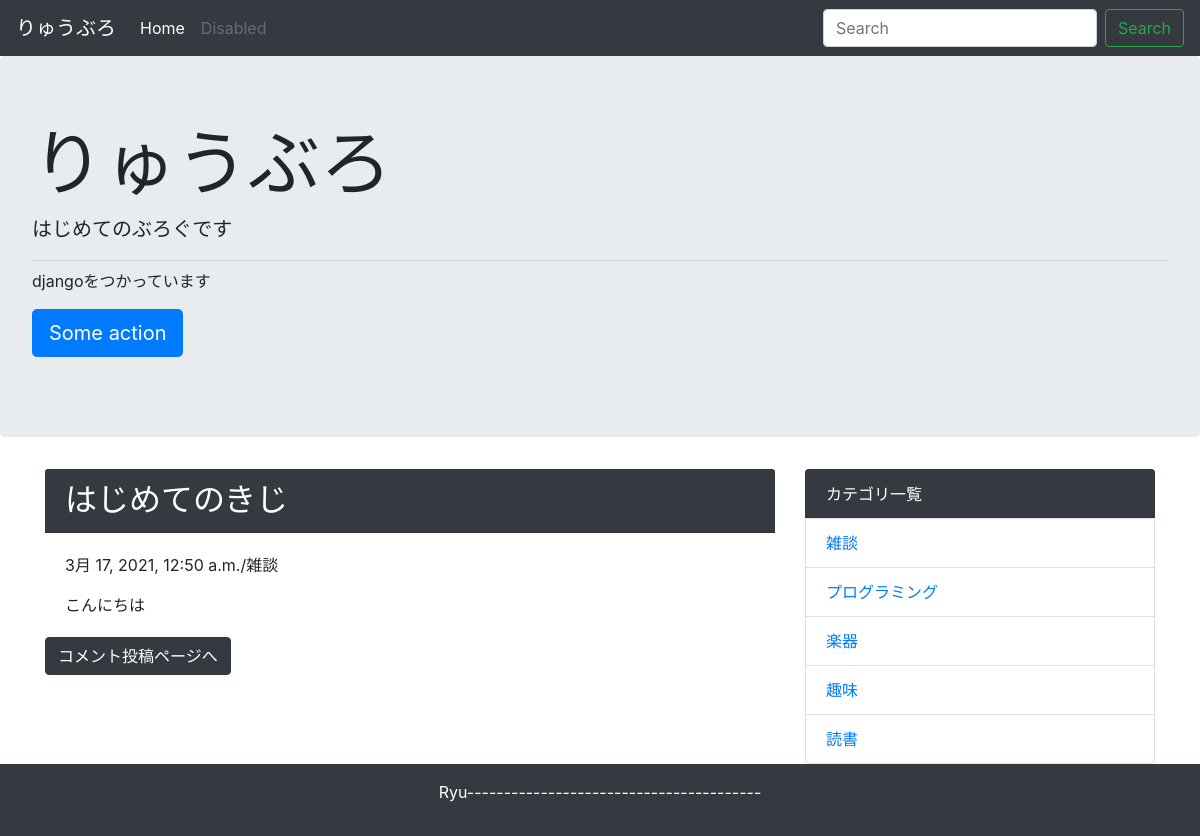
Page /detail/1/ on the committed database.
### blog/models.py (models this page shows, shortened)
class Post(models.Model):
    title = models.CharField("タイトル",max_length=255)
    text = models.TextField("本文")
    created_at = models.DateTimeField("作成日",default=timezone.now)
    category = models.ForeignKey(Category,verbose_name="カテゴリ",on_delete=models.PROTECT)

class Category(models.Model):
    name = models.CharField("カテゴリ名",max_length=255)
    created_at = models.DateTimeField("作成日",default=timezone.now)
    def __str__(self):
        return self.name

### blog/views.py (the view)
# urls.py: path('detail/<int:pk>/',views.DetailView.as_view(),name='detail'),
class DetailView(generic.DetailView):
    model = Post

### blog/context_processors.py (called while the page is built)
def common(request):
    Context = {
        'category_list':Category.objects.all(),
    }
    return Context

### blog/templates/blog/post_detail.html (shortened to what this page needs)
{% extends 'blog/base.html' %}
{% block content %}
    <div>
        <h2 class="card-header bg-dark text-white">{{ post.title }}</h2>
        <div class="card-body">
            <p>{{ post.created_at }}/{{ post.category }}</p>
            {{ post.text | linebreaksbr | urlize}}
        </div>
    </div>
    <a class="btn btn-dark" href="{% url 'blog:comment' post.pk %}">コメント投稿ページへ</a>
{% endblock %}

### blog/templates/blog/base.html (shortened to what this page needs)
<!doctype html>
<html lang="ja">
    <head>
        <link
            rel="stylesheet"
            href="https://maxcdn.bootstrapcdn.com/bootstrap/4.0.0-beta.2/css/bootstrap.min.css"
>
    </head>
    <body>
        <nav class="navbar navbar-expand-lg navbar-dark bg-dark">
            <a class="navbar-brand" href="#">りゅうぶろ</a>
            <div class="collapse navbar-collapse" id="navbarSupportedContent">
                <ul class="navbar-nav mr-auto">
                    <li class="nav-item active">
                        <a class="nav-link" href="{% url 'blog:index' %}">Home
                            <span class="sr-only">(current)</span></a>
                    </li>
                    <li class="nav-item">
                        <a class="nav-link disabled" href="#">Disabled</a>
                    </li>
                </ul>
                <form class="form-inline my-2 my-lg-0" method="GET" action="{% url 'blog:index' %}">
                    <input
                        class="form-control mr-sm-2"
                        type="text"
                        placeholder="Search"
                        aria-label="Search"
                        name="keyword">
                    <button class="btn btn-outline-success my-2 my-sm-0" type="submit">Search</button>
                </form>
            </div>
        </nav>
        <div class="jumbotron">
            <h1 class="display-3">りゅうぶろ</h1>
            <p class="lead">はじめてのぶろぐです</p>
            <hr class="my-2">
            <p>djangoをつかっています</p>
            <p class="lead">
                <a class="btn btn-primary btn-lg" href="#!" role="button">Some action</a>
            </p>
        </div>
        <div class="container">
            <div class="row">
                <div class="col-md-8">
                    {% block content %}{% endblock %}
                </div>
                <div class="col-md-4">
                    <ul class="list-group">
                        <li class="list-group-item bg-dark text-white">カテゴリ一覧</li>
                        {% for category in category_list %}
                            <li class="list-group-item">
                                <a href="{% url 'blog:category' category.pk %}">{{ category }}</a>
                            </li>
                        {% endfor %}
                    </ul>
                </div>
            </div>
        </div>
        <footer class="bg-dark text-white text-center py-3">
            <p>Ryu----------------------------------------</p>
        </footer>
    </body>
</html>

### rows in the picture
Post: title "はじめてのきじ", created_at "3月 17, 2021, 12:50 a.m.", category "雑談", text "こんにちは"
Category: name "雑談"
Category: name "プログラミング"
Category: name "楽器"
Category: name "趣味"
Category: name "読書"
